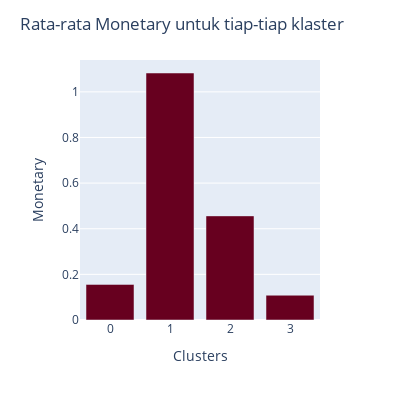

Notebook code cell kept with this figure:
### Code cell
fig = px.bar(lihat,x='Clusters',y=i,color_discrete_sequence=px.colors.sequential.RdBu,height=400,width=400)
fig.update_layout(yaxis_title=i,title='Rata-rata '+i+' untuk tiap-tiap klaster')
fig.show()

### Figure 1 — Plotly figure (JSON) as saved in the notebook; plotly's stock layout.template omitted (floating-point values rounded to 4 significant figures)
{"data": [{"alignmentgroup": "True", "hovertemplate": "Clusters=%{x}<br>Monetary=%{y}<extra></extra>", "legendgroup": "", "marker": {"color": "rgb(103,0,31)", "pattern": {"shape": ""}}, "name": "", "offsetgroup": "", "orientation": "v", "showlegend": false, "textposition": "auto", "type": "bar", "x": ["0", "1", "2", "3"], "xaxis": "x", "y": [0.156, 1.083, 0.4563, 0.1086], "yaxis": "y"}], "layout": {"barmode": "relative", "height": 400, "legend": {"tracegroupgap": 0}, "margin": {"t": 60}, "title": {"text": "Rata-rata Monetary untuk tiap-tiap klaster"}, "width": 400, "xaxis": {"anchor": "y", "domain": [0, 1], "title": {"text": "Clusters"}}, "yaxis": {"anchor": "x", "domain": [0, 1], "title": {"text": "Monetary"}}}}
